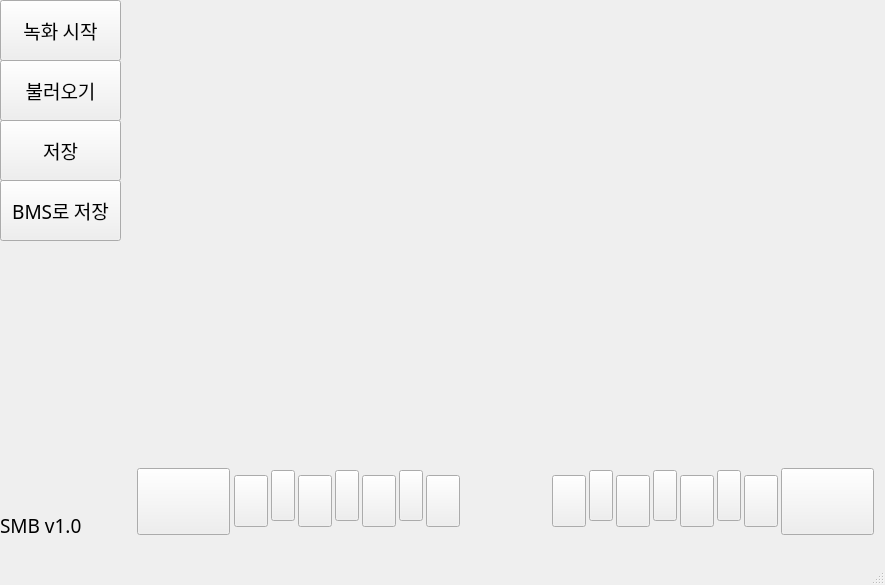
<?xml version="1.0" encoding="UTF-8"?>
<ui version="4.0">
 <class>MainWindow</class>
 <widget class="QMainWindow" name="MainWindow">
  <property name="geometry">
   <rect>
    <x>0</x>
    <y>0</y>
    <width>885</width>
    <height>585</height>
   </rect>
  </property>
  <property name="windowTitle">
   <string>MainWindow</string>
  </property>
  <widget class="QWidget" name="centralwidget">
   <widget class="QPushButton" name="toggleRecordBtn">
    <property name="geometry">
     <rect>
      <x>0</x>
      <y>0</y>
      <width>121</width>
      <height>61</height>
     </rect>
    </property>
    <property name="font">
     <font>
      <family>BM JUA_TTF</family>
      <pointsize>14</pointsize>
     </font>
    </property>
    <property name="text">
     <string>녹화 시작</string>
    </property>
   </widget>
   <widget class="QPushButton" name="saveAsBMSBtn">
    <property name="geometry">
     <rect>
      <x>0</x>
      <y>180</y>
      <width>121</width>
      <height>61</height>
     </rect>
    </property>
    <property name="font">
     <font>
      <family>BM JUA_TTF</family>
      <pointsize>14</pointsize>
     </font>
    </property>
    <property name="text">
     <string>BMS로 저장</string>
    </property>
   </widget>
   <widget class="QPushButton" name="saveBtn">
    <property name="geometry">
     <rect>
      <x>0</x>
      <y>120</y>
      <width>121</width>
      <height>61</height>
     </rect>
    </property>
    <property name="font">
     <font>
      <family>BM JUA_TTF</family>
      <pointsize>14</pointsize>
     </font>
    </property>
    <property name="text">
     <string>저장</string>
    </property>
   </widget>
   <widget class="QPushButton" name="loadBtn">
    <property name="geometry">
     <rect>
      <x>0</x>
      <y>60</y>
      <width>121</width>
      <height>61</height>
     </rect>
    </property>
    <property name="font">
     <font>
      <family>BM JUA_TTF</family>
      <pointsize>14</pointsize>
     </font>
    </property>
    <property name="text">
     <string>불러오기</string>
    </property>
   </widget>
   <widget class="QLabel" name="BMSIMG">
    <property name="geometry">
     <rect>
      <x>120</x>
      <y>0</y>
      <width>761</width>
      <height>541</height>
     </rect>
    </property>
    <property name="text">
     <string/>
    </property>
    <property name="pixmap">
     <pixmap>../src/BMS_IMG.png</pixmap>
    </property>
   </widget>
   <widget class="QPushButton" name="P1S">
    <property name="geometry">
     <rect>
      <x>137</x>
      <y>468</y>
      <width>93</width>
      <height>67</height>
     </rect>
    </property>
    <property name="font">
     <font>
      <family>BM JUA_TTF</family>
      <pointsize>14</pointsize>
     </font>
    </property>
    <property name="text">
     <string/>
    </property>
    <property name="flat">
     <bool>false</bool>
    </property>
   </widget>
   <widget class="QLabel" name="label_3">
    <property name="geometry">
     <rect>
      <x>0</x>
      <y>510</y>
      <width>121</width>
      <height>31</height>
     </rect>
    </property>
    <property name="font">
     <font>
      <family>BM JUA_TTF</family>
      <pointsize>14</pointsize>
     </font>
    </property>
    <property name="text">
     <string>SMB v1.0</string>
    </property>
    <property name="textFormat">
     <enum>Qt::PlainText</enum>
    </property>
    <property name="alignment">
     <set>Qt::AlignLeading|Qt::AlignLeft|Qt::AlignVCenter</set>
    </property>
   </widget>
   <widget class="QPushButton" name="P2S">
    <property name="geometry">
     <rect>
      <x>781</x>
      <y>468</y>
      <width>93</width>
      <height>67</height>
     </rect>
    </property>
    <property name="font">
     <font>
      <family>BM JUA_TTF</family>
      <pointsize>14</pointsize>
     </font>
    </property>
    <property name="text">
     <string/>
    </property>
    <property name="flat">
     <bool>false</bool>
    </property>
   </widget>
   <widget class="QPushButton" name="P1L1">
    <property name="geometry">
     <rect>
      <x>234</x>
      <y>475</y>
      <width>34</width>
      <height>52</height>
     </rect>
    </property>
    <property name="font">
     <font>
      <family>BM JUA_TTF</family>
      <pointsize>14</pointsize>
     </font>
    </property>
    <property name="text">
     <string/>
    </property>
    <property name="flat">
     <bool>false</bool>
    </property>
   </widget>
   <widget class="QPushButton" name="P1L2">
    <property name="geometry">
     <rect>
      <x>271</x>
      <y>470</y>
      <width>24</width>
      <height>51</height>
     </rect>
    </property>
    <property name="font">
     <font>
      <family>BM JUA_TTF</family>
      <pointsize>14</pointsize>
     </font>
    </property>
    <property name="text">
     <string/>
    </property>
    <property name="flat">
     <bool>false</bool>
    </property>
   </widget>
   <widget class="QPushButton" name="P1L4">
    <property name="geometry">
     <rect>
      <x>335</x>
      <y>470</y>
      <width>24</width>
      <height>51</height>
     </rect>
    </property>
    <property name="font">
     <font>
      <family>BM JUA_TTF</family>
      <pointsize>14</pointsize>
     </font>
    </property>
    <property name="text">
     <string/>
    </property>
    <property name="flat">
     <bool>false</bool>
    </property>
   </widget>
   <widget class="QPushButton" name="P1L6">
    <property name="geometry">
     <rect>
      <x>399</x>
      <y>470</y>
      <width>24</width>
      <height>51</height>
     </rect>
    </property>
    <property name="font">
     <font>
      <family>BM JUA_TTF</family>
      <pointsize>14</pointsize>
     </font>
    </property>
    <property name="text">
     <string/>
    </property>
    <property name="flat">
     <bool>false</bool>
    </property>
   </widget>
   <widget class="QPushButton" name="P2L2">
    <property name="geometry">
     <rect>
      <x>589</x>
      <y>470</y>
      <width>24</width>
      <height>51</height>
     </rect>
    </property>
    <property name="font">
     <font>
      <family>BM JUA_TTF</family>
      <pointsize>14</pointsize>
     </font>
    </property>
    <property name="text">
     <string/>
    </property>
    <property name="flat">
     <bool>false</bool>
    </property>
   </widget>
   <widget class="QPushButton" name="P2L4">
    <property name="geometry">
     <rect>
      <x>653</x>
      <y>470</y>
      <width>24</width>
      <height>51</height>
     </rect>
    </property>
    <property name="font">
     <font>
      <family>BM JUA_TTF</family>
      <pointsize>14</pointsize>
     </font>
    </property>
    <property name="text">
     <string/>
    </property>
    <property name="flat">
     <bool>false</bool>
    </property>
   </widget>
   <widget class="QPushButton" name="P2L6">
    <property name="geometry">
     <rect>
      <x>717</x>
      <y>470</y>
      <width>24</width>
      <height>51</height>
     </rect>
    </property>
    <property name="font">
     <font>
      <family>BM JUA_TTF</family>
      <pointsize>14</pointsize>
     </font>
    </property>
    <property name="text">
     <string/>
    </property>
    <property name="flat">
     <bool>false</bool>
    </property>
   </widget>
   <widget class="QPushButton" name="P1L3">
    <property name="geometry">
     <rect>
      <x>298</x>
      <y>475</y>
      <width>34</width>
      <height>52</height>
     </rect>
    </property>
    <property name="font">
     <font>
      <family>BM JUA_TTF</family>
      <pointsize>14</pointsize>
     </font>
    </property>
    <property name="text">
     <string/>
    </property>
    <property name="flat">
     <bool>false</bool>
    </property>
   </widget>
   <widget class="QPushButton" name="P1L5">
    <property name="geometry">
     <rect>
      <x>362</x>
      <y>475</y>
      <width>34</width>
      <height>52</height>
     </rect>
    </property>
    <property name="font">
     <font>
      <family>BM JUA_TTF</family>
      <pointsize>14</pointsize>
     </font>
    </property>
    <property name="text">
     <string/>
    </property>
    <property name="flat">
     <bool>false</bool>
    </property>
   </widget>
   <widget class="QPushButton" name="P1L7">
    <property name="geometry">
     <rect>
      <x>426</x>
      <y>475</y>
      <width>34</width>
      <height>52</height>
     </rect>
    </property>
    <property name="font">
     <font>
      <family>BM JUA_TTF</family>
      <pointsize>14</pointsize>
     </font>
    </property>
    <property name="text">
     <string/>
    </property>
    <property name="flat">
     <bool>false</bool>
    </property>
   </widget>
   <widget class="QPushButton" name="P2L1">
    <property name="geometry">
     <rect>
      <x>552</x>
      <y>475</y>
      <width>34</width>
      <height>52</height>
     </rect>
    </property>
    <property name="font">
     <font>
      <family>BM JUA_TTF</family>
      <pointsize>14</pointsize>
     </font>
    </property>
    <property name="text">
     <string/>
    </property>
    <property name="flat">
     <bool>false</bool>
    </property>
   </widget>
   <widget class="QPushButton" name="P2L3">
    <property name="geometry">
     <rect>
      <x>616</x>
      <y>475</y>
      <width>34</width>
      <height>52</height>
     </rect>
    </property>
    <property name="font">
     <font>
      <family>BM JUA_TTF</family>
      <pointsize>14</pointsize>
     </font>
    </property>
    <property name="text">
     <string/>
    </property>
    <property name="flat">
     <bool>false</bool>
    </property>
   </widget>
   <widget class="QPushButton" name="P2L5">
    <property name="geometry">
     <rect>
      <x>680</x>
      <y>475</y>
      <width>34</width>
      <height>52</height>
     </rect>
    </property>
    <property name="font">
     <font>
      <family>BM JUA_TTF</family>
      <pointsize>14</pointsize>
     </font>
    </property>
    <property name="text">
     <string/>
    </property>
    <property name="flat">
     <bool>false</bool>
    </property>
   </widget>
   <widget class="QPushButton" name="P2L7">
    <property name="geometry">
     <rect>
      <x>744</x>
      <y>475</y>
      <width>34</width>
      <height>52</height>
     </rect>
    </property>
    <property name="font">
     <font>
      <family>BM JUA_TTF</family>
      <pointsize>14</pointsize>
     </font>
    </property>
    <property name="text">
     <string/>
    </property>
    <property name="flat">
     <bool>false</bool>
    </property>
   </widget>
  </widget>
  <widget class="QMenuBar" name="menubar">
   <property name="geometry">
    <rect>
     <x>0</x>
     <y>0</y>
     <width>885</width>
     <height>21</height>
    </rect>
   </property>
  </widget>
  <widget class="QStatusBar" name="statusbar"/>
 </widget>
 <resources/>
 <connections>
  <connection>
   <sender>toggleRecordBtn</sender>
   <signal>clicked()</signal>
   <receiver>MainWindow</receiver>
   <slot>toggleRecord()</slot>
   <hints>
    <hint type="sourcelabel">
     <x>58</x>
     <y>41</y>
    </hint>
    <hint type="destinationlabel">
     <x>73</x>
     <y>584</y>
    </hint>
   </hints>
  </connection>
  <connection>
   <sender>loadBtn</sender>
   <signal>clicked()</signal>
   <receiver>MainWindow</receiver>
   <slot>load()</slot>
   <hints>
    <hint type="sourcelabel">
     <x>95</x>
     <y>120</y>
    </hint>
    <hint type="destinationlabel">
     <x>111</x>
     <y>584</y>
    </hint>
   </hints>
  </connection>
  <connection>
   <sender>saveBtn</sender>
   <signal>clicked()</signal>
   <receiver>MainWindow</receiver>
   <slot>save()</slot>
   <hints>
    <hint type="sourcelabel">
     <x>72</x>
     <y>181</y>
    </hint>
    <hint type="destinationlabel">
     <x>82</x>
     <y>584</y>
    </hint>
   </hints>
  </connection>
  <connection>
   <sender>saveAsBMSBtn</sender>
   <signal>clicked()</signal>
   <receiver>MainWindow</receiver>
   <slot>saveAsBMS()</slot>
   <hints>
    <hint type="sourcelabel">
     <x>76</x>
     <y>243</y>
    </hint>
    <hint type="destinationlabel">
     <x>145</x>
     <y>584</y>
    </hint>
   </hints>
  </connection>
  <connection>
   <sender>P1S</sender>
   <signal>clicked()</signal>
   <receiver>MainWindow</receiver>
   <slot>OverrideToKeyMappingFunction()</slot>
   <hints>
    <hint type="sourcelabel">
     <x>158</x>
     <y>534</y>
    </hint>
    <hint type="destinationlabel">
     <x>290</x>
     <y>693</y>
    </hint>
   </hints>
  </connection>
  <connection>
   <sender>P1L1</sender>
   <signal>clicked()</signal>
   <receiver>MainWindow</receiver>
   <slot>OverrideToKeyMappingFunction()</slot>
   <hints>
    <hint type="sourcelabel">
     <x>246</x>
     <y>536</y>
    </hint>
    <hint type="destinationlabel">
     <x>293</x>
     <y>661</y>
    </hint>
   </hints>
  </connection>
  <connection>
   <sender>P1L2</sender>
   <signal>clicked()</signal>
   <receiver>MainWindow</receiver>
   <slot>OverrideToKeyMappingFunction()</slot>
   <hints>
    <hint type="sourcelabel">
     <x>287</x>
     <y>530</y>
    </hint>
    <hint type="destinationlabel">
     <x>277</x>
     <y>786</y>
    </hint>
   </hints>
  </connection>
  <connection>
   <sender>P1L3</sender>
   <signal>clicked()</signal>
   <receiver>MainWindow</receiver>
   <slot>OverrideToKeyMappingFunction()</slot>
   <hints>
    <hint type="sourcelabel">
     <x>305</x>
     <y>533</y>
    </hint>
    <hint type="destinationlabel">
     <x>311</x>
     <y>729</y>
    </hint>
   </hints>
  </connection>
  <connection>
   <sender>P1L4</sender>
   <signal>clicked()</signal>
   <receiver>MainWindow</receiver>
   <slot>OverrideToKeyMappingFunction()</slot>
   <hints>
    <hint type="sourcelabel">
     <x>342</x>
     <y>523</y>
    </hint>
    <hint type="destinationlabel">
     <x>338</x>
     <y>770</y>
    </hint>
   </hints>
  </connection>
  <connection>
   <sender>P1L5</sender>
   <signal>clicked()</signal>
   <receiver>MainWindow</receiver>
   <slot>OverrideToKeyMappingFunction()</slot>
   <hints>
    <hint type="sourcelabel">
     <x>379</x>
     <y>521</y>
    </hint>
    <hint type="destinationlabel">
     <x>386</x>
     <y>703</y>
    </hint>
   </hints>
  </connection>
  <connection>
   <sender>P1L6</sender>
   <signal>clicked()</signal>
   <receiver>MainWindow</receiver>
   <slot>OverrideToKeyMappingFunction()</slot>
   <hints>
    <hint type="sourcelabel">
     <x>411</x>
     <y>526</y>
    </hint>
    <hint type="destinationlabel">
     <x>439</x>
     <y>738</y>
    </hint>
   </hints>
  </connection>
  <connection>
   <sender>P1L7</sender>
   <signal>clicked()</signal>
   <receiver>MainWindow</receiver>
   <slot>OverrideToKeyMappingFunction()</slot>
   <hints>
    <hint type="sourcelabel">
     <x>439</x>
     <y>502</y>
    </hint>
    <hint type="destinationlabel">
     <x>548</x>
     <y>725</y>
    </hint>
   </hints>
  </connection>
  <connection>
   <sender>P2L1</sender>
   <signal>clicked()</signal>
   <receiver>MainWindow</receiver>
   <slot>OverrideToKeyMappingFunction()</slot>
   <hints>
    <hint type="sourcelabel">
     <x>574</x>
     <y>524</y>
    </hint>
    <hint type="destinationlabel">
     <x>658</x>
     <y>692</y>
    </hint>
   </hints>
  </connection>
  <connection>
   <sender>P2L2</sender>
   <signal>clicked()</signal>
   <receiver>MainWindow</receiver>
   <slot>OverrideToKeyMappingFunction()</slot>
   <hints>
    <hint type="sourcelabel">
     <x>599</x>
     <y>519</y>
    </hint>
    <hint type="destinationlabel">
     <x>671</x>
     <y>706</y>
    </hint>
   </hints>
  </connection>
  <connection>
   <sender>P2L3</sender>
   <signal>clicked()</signal>
   <receiver>MainWindow</receiver>
   <slot>OverrideToKeyMappingFunction()</slot>
   <hints>
    <hint type="sourcelabel">
     <x>633</x>
     <y>521</y>
    </hint>
    <hint type="destinationlabel">
     <x>668</x>
     <y>701</y>
    </hint>
   </hints>
  </connection>
  <connection>
   <sender>P2L4</sender>
   <signal>clicked()</signal>
   <receiver>MainWindow</receiver>
   <slot>OverrideToKeyMappingFunction()</slot>
   <hints>
    <hint type="sourcelabel">
     <x>663</x>
     <y>525</y>
    </hint>
    <hint type="destinationlabel">
     <x>721</x>
     <y>716</y>
    </hint>
   </hints>
  </connection>
  <connection>
   <sender>P2L5</sender>
   <signal>clicked()</signal>
   <receiver>MainWindow</receiver>
   <slot>OverrideToKeyMappingFunction()</slot>
   <hints>
    <hint type="sourcelabel">
     <x>702</x>
     <y>537</y>
    </hint>
    <hint type="destinationlabel">
     <x>686</x>
     <y>744</y>
    </hint>
   </hints>
  </connection>
  <connection>
   <sender>P2L6</sender>
   <signal>clicked()</signal>
   <receiver>MainWindow</receiver>
   <slot>OverrideToKeyMappingFunction()</slot>
   <hints>
    <hint type="sourcelabel">
     <x>735</x>
     <y>523</y>
    </hint>
    <hint type="destinationlabel">
     <x>762</x>
     <y>768</y>
    </hint>
   </hints>
  </connection>
  <connection>
   <sender>P2L7</sender>
   <signal>clicked()</signal>
   <receiver>MainWindow</receiver>
   <slot>OverrideToKeyMappingFunction()</slot>
   <hints>
    <hint type="sourcelabel">
     <x>764</x>
     <y>524</y>
    </hint>
    <hint type="destinationlabel">
     <x>834</x>
     <y>742</y>
    </hint>
   </hints>
  </connection>
  <connection>
   <sender>P2S</sender>
   <signal>clicked()</signal>
   <receiver>MainWindow</receiver>
   <slot>OverrideToKeyMappingFunction()</slot>
   <hints>
    <hint type="sourcelabel">
     <x>848</x>
     <y>524</y>
    </hint>
    <hint type="destinationlabel">
     <x>1077</x>
     <y>632</y>
    </hint>
   </hints>
  </connection>
 </connections>
 <slots>
  <slot>toggleRecord()</slot>
  <slot>load()</slot>
  <slot>save()</slot>
  <slot>saveAsBMS()</slot>
  <slot>OverrideToKeyMappingFunction()</slot>
 </slots>
</ui>
